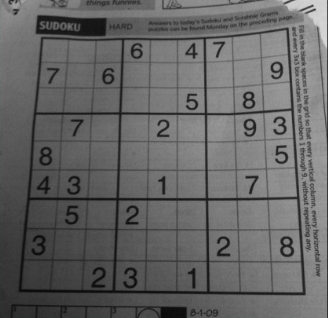
#> input picture Part 3/test.png, 328 x 318 px
$ python learning_6.py   (older library calls are emulated)
#> lines starting #> are read from the running program, lines starting #| are printed output that depends on the picture
# Chapter 18 图像梯度
"""
三种梯度滤波器
"""
import cv2
import numpy as np


# 显示图像函数
def ShowImage(name_of_image, image, rate):
    img_min = cv2.resize(image, None, fx=rate, fy=rate, interpolation=cv2.INTER_CUBIC)
    cv2.namedWindow(name_of_image, cv2.WINDOW_NORMAL)
    cv2.imshow(name_of_image, img_min)
    if cv2.waitKey(0) == 27:  # wait for ESC to exit
        print('Not saved!')
        cv2.destroyAllWindows()
    elif cv2.waitKey(0) == ord('s'):  # wait for 's' to save and exit
        cv2.imwrite(name_of_image + '.jpg', image)  # save
        print('Saved successfully!')
        cv2.destroyAllWindows()


# 显示图集函数
def ShowPictures(images_set_2, titles_set_2, num_2, rate_2):
    for i in range(num_2):
        ShowImage(titles_set_2[i], images_set_2[i], rate_2)


img = cv2.imread('test.png', 0)
#> img: shape (318, 328); min 7, max 220, mean 101

# 18.1 Sobel 算子和 Scharr 算子: 用来求一阶􏱆导数
# Scharr 是对 Sobel􏰀（使用小的卷积核求解􏰎梯度􏱇角度时）􏰁的优化
# 求 x 方向一阶导数(水平边缘检测)
sobelx = cv2.Sobel(img, cv2.CV_8U, 0, 1, ksize=5)
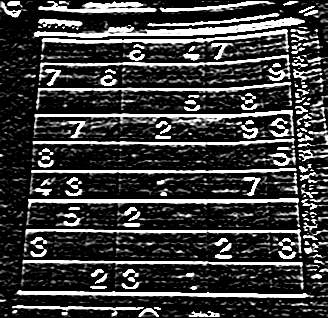
#> sobelx: shape (318, 328); min 0, max 255, mean 61

# 求 y 方向一阶导数(垂直边缘检测)
sobely = cv2.Sobel(img, cv2.CV_8U, 1, 0, ksize=5)
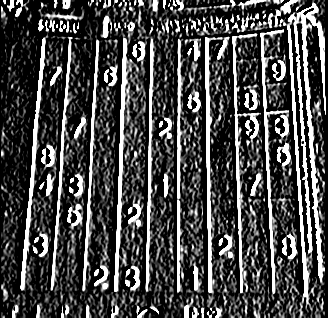
#> sobely: shape (318, 328); min 0, max 255, mean 71.5
'''
Sobel 算子：高􏰄斯平滑与微分操作的结合体，􏰀抗噪声能力很好
Scharr 算子：如果 ksize = -1􏰀 会使用 3x3 的 Scharr 滤波器􏰀，效果􏰍 比 3x3 的 Sobel 滤波器好
在使用 3x3 滤波器时应􏰏尽量使用 Scharr 滤波器
'''

# 18.2 Laplacian 算子: 用来求二阶􏱆导数
# cv2.CV_64F 输出图像的深度（数据类型），可以使用 -1， 与原图像保持一致 np.uint8
laplacian = cv2.Laplacian(img, cv2.CV_8U)
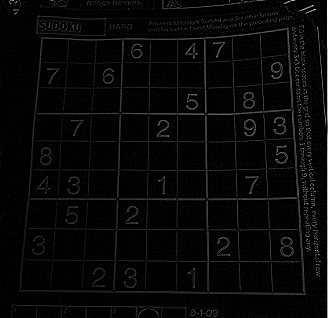
#> laplacian: shape (318, 328); min 0, max 255, mean 7.2

# 打印
images = [img, laplacian, sobelx, sobely]
titles = ['Original', 'Laplacian', 'SobelX', 'SobelY']
ShowPictures(images, titles, 4, 1)
#> the loop in ShowPictures, `for i in range(num_2):` made 4 passes; (key Esc is pressed on pass 1)

# 18.3 不同深度对输出图像的影响: CV_64F 与 CV_8U
img2 = cv2.imread('zs.jpg', 0)
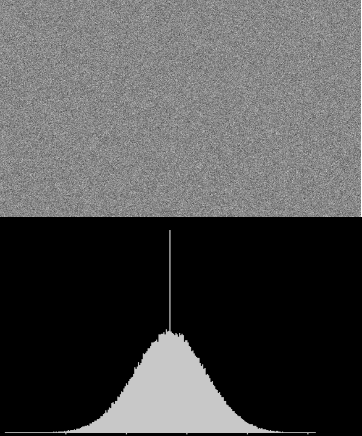
#> input picture Part 3/zs.jpg, 362 x 436 px
#> img2 is the input picture: shape (436, 362); min 0, max 255, mean 79.8

# Output dtype = cv2.CV_8U
sobelx8u = cv2.Sobel(img2, cv2.CV_8U, 1, 0, ksize=5)

# Output dtype = cv2.CV_64F
sobelx64f = cv2.Sobel(img2, cv2.CV_64F, 1, 0, ksize=5)
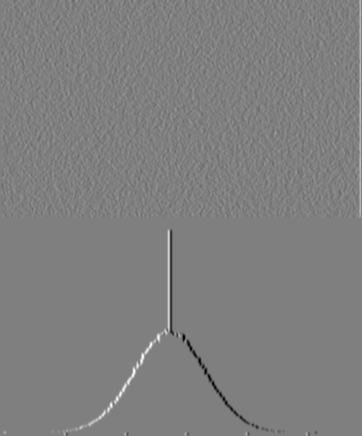
#> sobelx64f: shape (436, 362) float64; min -9600, max 9585, mean 7.8; drawn with min black and max white

# Then take its absolute
abs_sobel64f = np.absolute(sobelx64f)
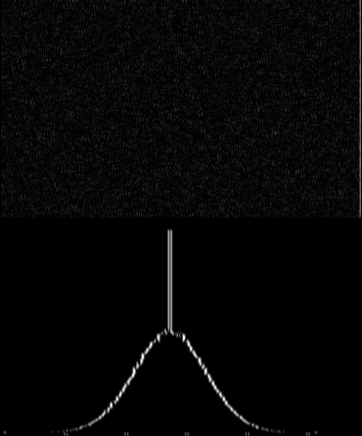
#> abs_sobel64f: shape (436, 362) float64; min 0, max 9600, mean 225.8; drawn with min black and max white

# and convert to cv2.CV_8U
sobel_8u = np.uint8(abs_sobel64f)
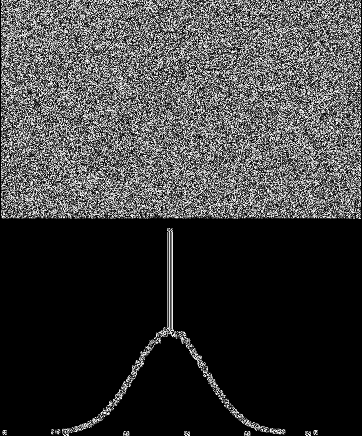
#> sobel_8u: shape (436, 362); min 0, max 255, mean 60.8

'''
images = [img2, sobelx8u, sobel_8u]
titles = ['Original', 'Sobel CV_8U', 'Sobel abs(CV_64F)']
ShowPictures(images, titles, 3, 1)
'''
